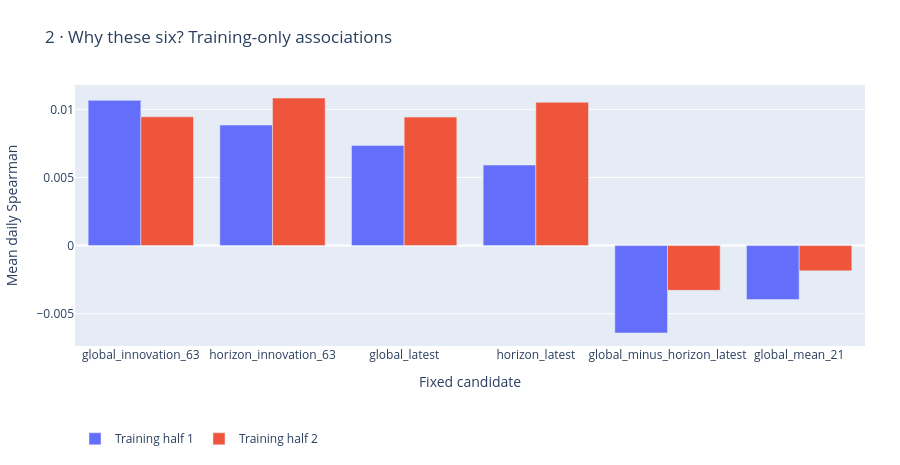

Notebook code for this chart:
### Markdown cell above
## Training-only shortlist

Positive and negative stable associations may both be usable by a nonlinear learner. These are screening associations, not validation gains.

### Code cell
figures[1].show()

### Figure 1 — Plotly figure (JSON) as saved in the notebook; plotly's stock layout.template omitted (floating-point values rounded to 4 significant figures)
{"data": [{"name": "Training half 1", "type": "bar", "x": ["global_innovation_63", "horizon_innovation_63", "global_latest", "horizon_latest", "global_minus_horizon_latest", "global_mean_21"], "y": [0.01066, 0.008845, 0.007354, 0.005913, -0.006411, -0.003963]}, {"name": "Training half 2", "type": "bar", "x": ["global_innovation_63", "horizon_innovation_63", "global_latest", "horizon_latest", "global_minus_horizon_latest", "global_mean_21"], "y": [0.009449, 0.01083, 0.00943, 0.01052, -0.003284, -0.001853]}], "layout": {"barmode": "group", "height": 465, "legend": {"orientation": "h", "y": -0.3}, "margin": {"b": 100, "l": 70, "r": 35, "t": 85}, "title": {"text": "2 · Why these six? Training-only associations"}, "xaxis": {"title": {"text": "Fixed candidate"}}, "yaxis": {"title": {"text": "Mean daily Spearman"}}}}
